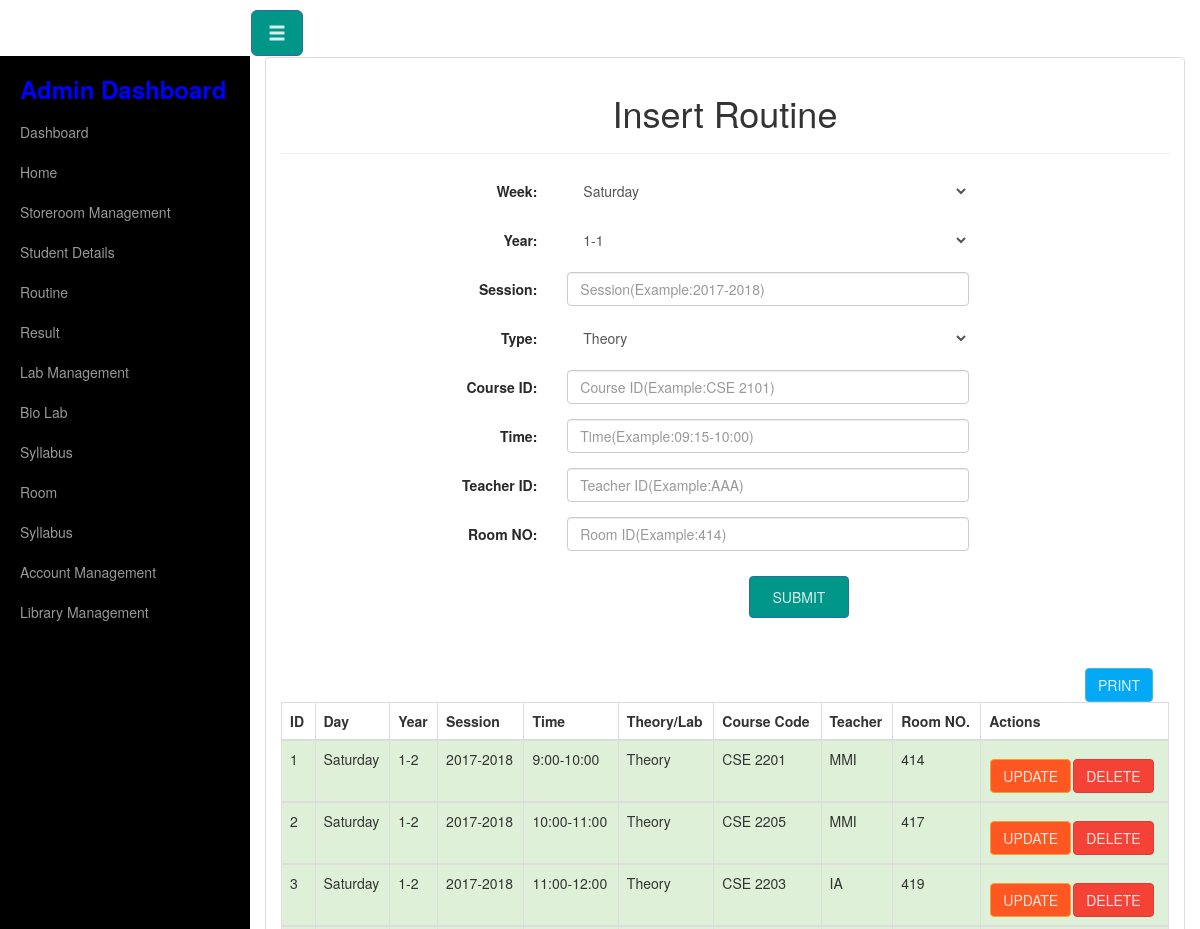
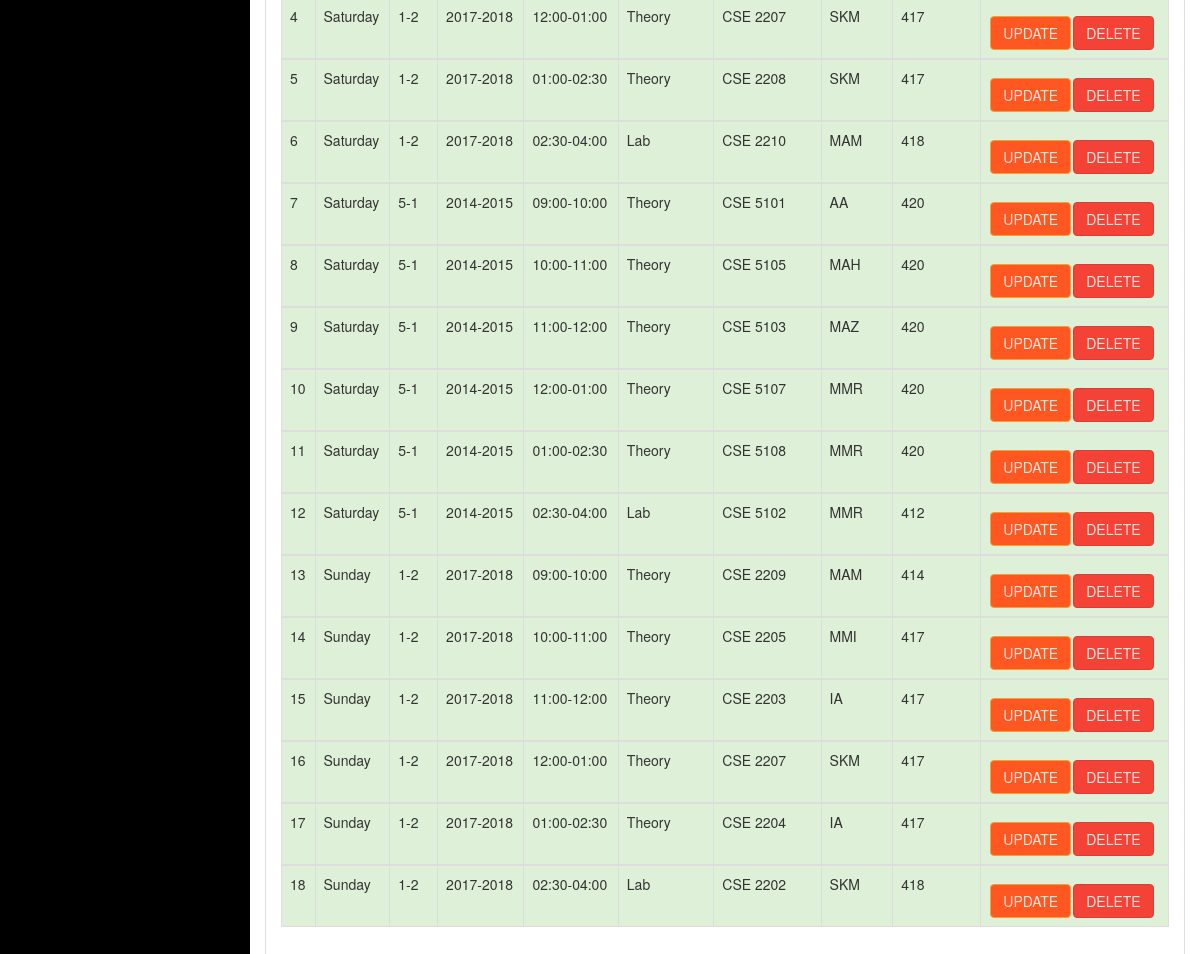
/routine_insert.php, run on the app's committed database (2 pictures, top to bottom).
### tables this page shows
CREATE TABLE `routine` (
  `r_id` int(11) NOT NULL,
  `week` text NOT NULL,
  `year` varchar(20) NOT NULL,
  `session` varchar(20) NOT NULL,
  `type` text NOT NULL,
  `course_code` text NOT NULL,
  `time` text NOT NULL,
  `teacher_id` text NOT NULL,
  `room_no` int(11) NOT NULL
);

### routine_insert.php (the view, shortened to what this page needs)
<?php include("header.php");?>
<?php include('db_con.php');?>
<div class="container-fluid">
    <div class="row" id="wrapper">
    <?php require_once'admin_menubar.php';?>
    <div class="col-sm-12">
        <div class="panel panel-default">
        <div class="panel-body">
<center><h1>Insert Routine</h1></center>
<hr>
<div class="col-sm-10 col-sm-offset-2">
<form action="routine_insert.php" method="post" class="form-horizontal" role="form">
<div class="form-group">
    <label class="col-sm-2 control-label">Week:</label>
    <div class="col-sm-7">
    <select class="form-control" name="week">
        <option value="Saturday">Saturday</option>
    </select>
    </div>
</div>
<div class="form-group">
    <label class="col-sm-2 control-label">Year:</label>
    <div class="col-sm-7">
    <select class="form-control" name="year">
        <option value="1-1">1-1</option>
    </select>
    </div>
</div>
<div class="form-group">
    <label for="session" class="col-sm-2 control-label">Session:</label>
    <div class="col-sm-7">
    <input type="text" class="form-control" name="session" placeholder="Session(Example:2017-2018)">
    </div>
</div>
<div class="form-group">
    <label class="col-sm-2 control-label">Type:</label>
    <div class="col-sm-7">
    <select class="form-control" name="type">
        <option value="Theory">Theory</option>
    </select>
    </div>
</div>
<div class="form-group">
    <label for="session" class="col-sm-2 control-label">Course ID:</label>
    <div class="col-sm-7">
    <input type="text" class="form-control" name="course_code" placeholder="Course ID(Example:CSE 2101)">
    </div>
</div>
<div class="form-group">
    <label for="session" class="col-sm-2 control-label">Time:</label>
    <div class="col-sm-7">
    <input type="text" class="form-control" name="time" placeholder="Time(Example:09:15-10:00)">
    </div>
</div>
<div class="form-group">
    <label for="session" class="col-sm-2 control-label">Teacher ID:</label>
    <div class="col-sm-7">
    <input type="text" class="form-control" name="teacher_id" placeholder="Teacher ID(Example:AAA)">
    </div>
</div>
<div class="form-group">
    <label for="session" class="col-sm-2 control-label">Room NO:</label>
    <div class="col-sm-7">
    <input type="text" class="form-control" name="room_no" placeholder="Room ID(Example:414)">
    </div>
</div>
    <center><input type="submit" name="submit" value="Submit" class="btn btn-primary" style="padding: 10px; width: 100px;"></center>
    <br>
    <br>
</form>
</div>
<?php
      echo "<div class='col-sm-12'>";
      echo "<a href='javascript:Clickheretoprint()' class='btn btn-info' style='float:right;'>Print</a>";
      echo "</div>";
      echo "<div id='print_content'>";
      echo "<table class='table table-bordered'>";
      echo "<thead>";
      echo "<tr>";
      echo "<th>ID</th>";
      echo "<th>Day</th>";
      echo "<th>Year</th>";
      echo "<th>Session</th>";
      echo "<th>Time</th>";
      echo "<th>Theory/Lab</th>";
      echo "<th>Course Code</th>";
      echo "<th>Teacher</th>";
      echo "<th>Room NO.</th>";
      echo "<th>Actions</th>";
      echo "</tr>";
      echo "</thead>";
    $other=mysqli_query($conn,"SELECT * FROM routine");
    while ($filter=mysqli_fetch_array($other)) {
      echo "<tbody>";
      echo "<tr class='success'>";
      echo "<td>".$filter['r_id']."</td>";
      echo "<td>".$filter['week']."</td>";
      echo "<td>".$filter['year']."</td>";
      echo "<td>".$filter['session']."</td>";
      echo "<td>".$filter['time']."</td>";
      echo "<td>".$filter['type']."</td>";
      echo "<td>".$filter['course_code']."</td>";
      echo "<td>".$filter['teacher_id']."</td>";
      echo "<td>".$filter['room_no']."</td>";
      echo '<td><a href="routine_update.php?id=' . $filter['r_id'] . '"><b class="btn btn-warning">Update</b></a>' ;
      echo '<a href="routine_delete.php?id=' . $filter['r_id'] . '" onclick=\'return confirm("Are you sure you want to delete this record?")\'><b class="btn btn-danger">Delete</b></a></td>' ;
      echo "</tr>";
      echo "</tbody>";
}
      echo "</table>";
      echo "</div>";
?>
 </div>
 </div>
 </div>
 </div>
 </div>

### css/style.css (style rules this page uses)
* { box-sizing:border-box; }
#wrapper { padding-left: 0; -webkit-transition: all 0.5s ease; -moz-transition: all 0.5s ease; -o-transition: all 0.5s ease; transition: all 0.5s ease; }
@media (min-width:768px) { #wrapper { padding-left: 250px; } }

### data on the page
routine: r_id "1", week "Saturday", year "1-2", session "2017-2018", time "9:00-10:00", type "Theory", course_code "CSE 2201", teacher "MMI", room_no "414"
routine: r_id "2", week "Saturday", year "1-2", session "2017-2018", time "10:00-11:00", type "Theory", course_code "CSE 2205", teacher "MMI", room_no "417"
routine: r_id "3", week "Saturday", year "1-2", session "2017-2018", time "11:00-12:00", type "Theory", course_code "CSE 2203", teacher "IA", room_no "419"
routine: r_id "4", week "Saturday", year "1-2", session "2017-2018", time "12:00-01:00", type "Theory", course_code "CSE 2207", teacher "SKM", room_no "417"
routine: r_id "5", week "Saturday", year "1-2", session "2017-2018", time "01:00-02:30", type "Theory", course_code "CSE 2208", teacher "SKM", room_no "417"
routine: r_id "6", week "Saturday", year "1-2", session "2017-2018", time "02:30-04:00", type "Lab", course_code "CSE 2210", teacher "MAM", room_no "418"
routine: r_id "7", week "Saturday", year "5-1", session "2014-2015", time "09:00-10:00", type "Theory", course_code "CSE 5101", teacher "AA", room_no "420"
routine: r_id "8", week "Saturday", year "5-1", session "2014-2015", time "10:00-11:00", type "Theory", course_code "CSE 5105", teacher "MAH", room_no "420"
routine: r_id "9", week "Saturday", year "5-1", session "2014-2015", time "11:00-12:00", type "Theory", course_code "CSE 5103", teacher "MAZ", room_no "420"
routine: r_id "10", week "Saturday", year "5-1", session "2014-2015", time "12:00-01:00", type "Theory", course_code "CSE 5107", teacher "MMR", room_no "420"
routine: r_id "11", week "Saturday", year "5-1", session "2014-2015", time "01:00-02:30", type "Theory", course_code "CSE 5108", teacher "MMR", room_no "420"
routine: r_id "12", week "Saturday", year "5-1", session "2014-2015", time "02:30-04:00", type "Lab", course_code "CSE 5102", teacher "MMR", room_no "412"
routine: r_id "13", week "Sunday", year "1-2", session "2017-2018", time "09:00-10:00", type "Theory", course_code "CSE 2209", teacher "MAM", room_no "414"
routine: r_id "14", week "Sunday", year "1-2", session "2017-2018", time "10:00-11:00", type "Theory", course_code "CSE 2205", teacher "MMI", room_no "417"
routine: r_id "15", week "Sunday", year "1-2", session "2017-2018", time "11:00-12:00", type "Theory", course_code "CSE 2203", teacher "IA", room_no "417"
routine: r_id "16", week "Sunday", year "1-2", session "2017-2018", time "12:00-01:00", type "Theory", course_code "CSE 2207", teacher "SKM", room_no "417"
routine: r_id "17", week "Sunday", year "1-2", session "2017-2018", time "01:00-02:30", type "Theory", course_code "CSE 2204", teacher "IA", room_no "417"
routine: r_id "18", week "Sunday", year "1-2", session "2017-2018", time "02:30-04:00", type "Lab", course_code "CSE 2202", teacher "SKM", room_no "418"
